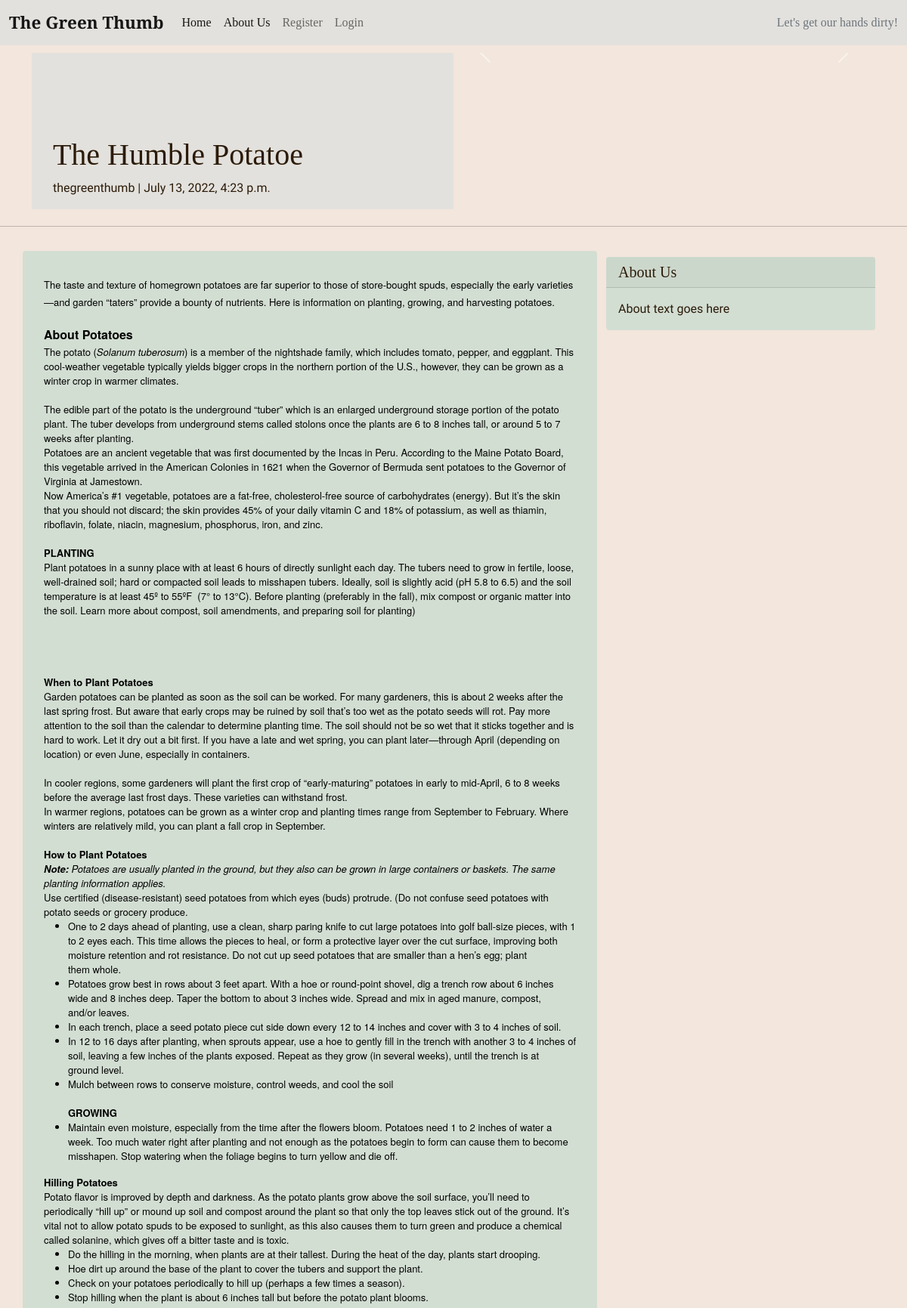
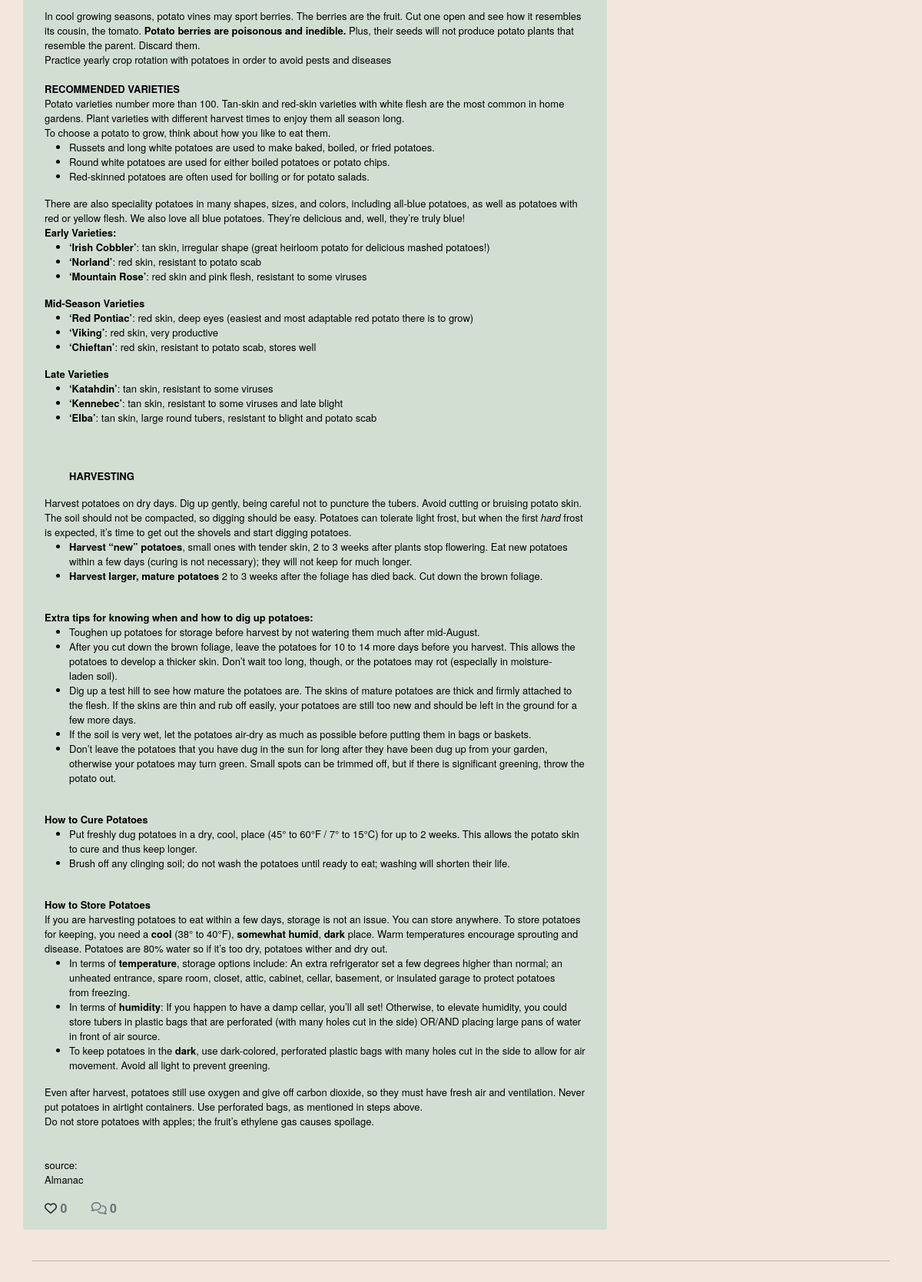
The app's page /the-humble-potatoe/ (upper part) with its own data (2 pictures, top to bottom).
### blog/models.py (models this page shows, shortened)
class BlogPost(models.Model):
    title = models.CharField(
        max_length=200, unique=True, null=False, blank=False)
    slug = models.SlugField(max_length=200, unique=True)
    created_on = models.DateTimeField(auto_now_add=True)
    updated_on = models.DateTimeField(auto_now=True)
    content = models.TextField(blank=True)
    excerpt = models.TextField(blank=True)
    author = models.ForeignKey(
        User, on_delete=models.CASCADE, related_name='blog_posts',
        default=id(0))
    status = models.IntegerField(choices=STATUS, default=0)
    featured_image = CloudinaryField('image', default='placeholder')
    alt_tag = models.CharField(max_length=100, default='image related to post')
    likes = models.ManyToManyField(
        User, related_name='blogpost_like', blank=True)
    class Meta:
        ordering = ['-created_on']
    def number_of_likes(self):
        return self.likes.count()

### blog/views.py (the view, shortened to what this page needs)
# urls.py: path('<slug:slug>/', views.PostDetail.as_view(), name='post_detail'),
class PostDetail(View):
    def get(self, request, slug, *args, **kwargs):
        queryset = BlogPost.objects.filter(status=1)
        post = get_object_or_404(queryset, slug=slug)
        photos = PostImage.objects.filter(post=post)
        comments = post.comments.filter(approved=True).order_by('-created_on')
        liked = False
        if post.likes.filter(id=self.request.user.id).exists():
            liked = True
        return render(
            request,
            'post_detail.html',
            {
                'post': post,
                'photos': photos,
                'comments': comments,
                'commented': False,
                'liked': liked,
                'form': CommentForm(),
                'title': post.title,
            },
        )

### templates/post_detail.html (shortened to what this page needs)
{% extends 'base.html' %} {% block content %}
{% load crispy_forms_tags %}
<div class="masthead">
    <div class="container">
        <div class="row g-0">
            <div class="col-md-6 masthead-text">
                <h1 class="post-title">{{ post.title }}</h1>
                <p class="post-subtitle">{{ post.author }} | {{ post.created_on }}</p>
            </div>
            <div class="d-block col-md-6 masthead-image">
                {% if "placeholder" in post.featured_image.url %}
                <img src="https://res.cloudinary.com/mikakallberg/image/upload/v1656959946/vegetables_c8sl5c.jpg"
                    class="img-fluid" width="100%" alt="Image of carrots, leaks and potatoes on a wodden table">
                {% else %}
                <div id="carouselExampleIndicators" class="carousel slide" data-bs-ride="carousel">
                    <button class="carousel-control-prev" type="button" data-bs-target="#carouselExampleIndicators"
                        data-bs-slide="prev">
                        <span class="carousel-control-prev-icon" aria-hidden="true"></span>
                    </button>
                    <button class="carousel-control-next" type="button" data-bs-target="#carouselExampleIndicators"
                        data-bs-slide="next">
                        <span class="carousel-control-next-icon" aria-hidden="true"></span>
                    </button>
                </div>
                {% endif %}
            </div>
        </div>
    </div>
</div>
<div class="row">
    <div class="col">
        <hr>
    </div>
</div>
<div class="container">
    <div class="row">
        <div class="col card mb-4  mt-3 left  top">
            <div class="card-body">
                <p class="card-text ">{{ post.content | safe }}</p>
                <div class="row">
                    <div class="col-1">
                        <strong>
                            {% if user.is_authenticated %}
                            <form class="d-inline" action="{% url 'post_like' post.slug %}" method="POST">
                                {% csrf_token %}
                                {% if liked %}
                                <button type="submit" name="blogpost_id" value="{{post.slug}}" class="btn-like"><i
                                        class="fas fa-heart"></i></button>
                                {% else %}
                                <button type="submit" name="blogpost_id" value="{{post.slug}}" class="btn-like"><i
                                        class="far fa-heart"></i></button>
                                {% endif %}
                            </form>
                            {% else %}
                            <span><i class="far fa-heart"></i></span>
                            {% endif %}
                            <span class="text-secondary">{{ post.number_of_likes }}</span>
                        </strong>
                    </div>
                    <div class="col-1">
                        {% with comments.count as total_comments %}
                        <strong class="text-secondary"><i class="far fa-comments"></i>
                            {{ total_comments }}
                        </strong>
                        {% endwith %}
                    </div>
                </div>
            </div>
        </div>
        {% block sidebar %}
        {% include 'sidebar.html' %}
        {% endblock sidebar %}
    </div>
    <div class="row">
        <div class="col">
            <hr>
        </div>
    </div>
    <div class="row">
    </div>
</div>
{% endblock content %}

### static/css/style.css (style rules this page uses)
* { margin: 0; padding: 0; border: none; box-sizing: border-box; }
body { background-color: #f3e6dc; background-image: url('https://res.cloudinary.com/mikakallberg/image/upload/w_1000,ar_16:9,c_fill,g_auto,e_sharpen/v1656959952/dirt_sun_tndbjc.jpg'); background-position: center center; background-repeat: no-repeat; background-size: cover; background-attachment:fixed; }
html, body { height: 100%; }
h1, h2, h3, h4, h5 { font-family: 'Playfair Display', serif; color: #2b1b08; }
p { font-family: 'Gentium Book Plus', sans-serif; color: #2b1b08; }
a { text-decoration: none; color: inherit; }
.card { border: none; background-color: #d3ded3; }
.masthead { margin-top: 10px; overflow: hidden; position: relative; display: inline-block; width: 100%; }
.masthead-text { background-color: #e3e1dd; position: relative; }
.masthead-image { position: relative; overflow: hidden; }
.post-title { margin-top: 20%; margin-left: 5%; }
.post-subtitle { margin-left: 5%; }

### records on screen
BlogPost: title "The Humble Potatoe", author "thegreenthumb", created_on "July 13, 2022, 4:23 p.m.", content "The taste and texture of homegrown potatoes are far superior to those of store-bought spuds, especially the early varieties—and garden “taters” provide a bounty of nutrients. Here is information on planting, growing, and harvesting potatoes. About Potatoes The potato ( Solanum tuberosum ) is a member of the nightshade family, which includes tomato, pepper, and eggplant. This cool-weather vegetable typically yields bigger crops in the northern portion of the U.S., however, they can be grown as a winter crop in warmer climates. The edible part of the potato is the underground “tuber” which is an enlarged underground storage portion of the potato plant. The tuber develops from underground…", number_of_likes "0"

### other values on screen
{{ total_comments }} "0"
